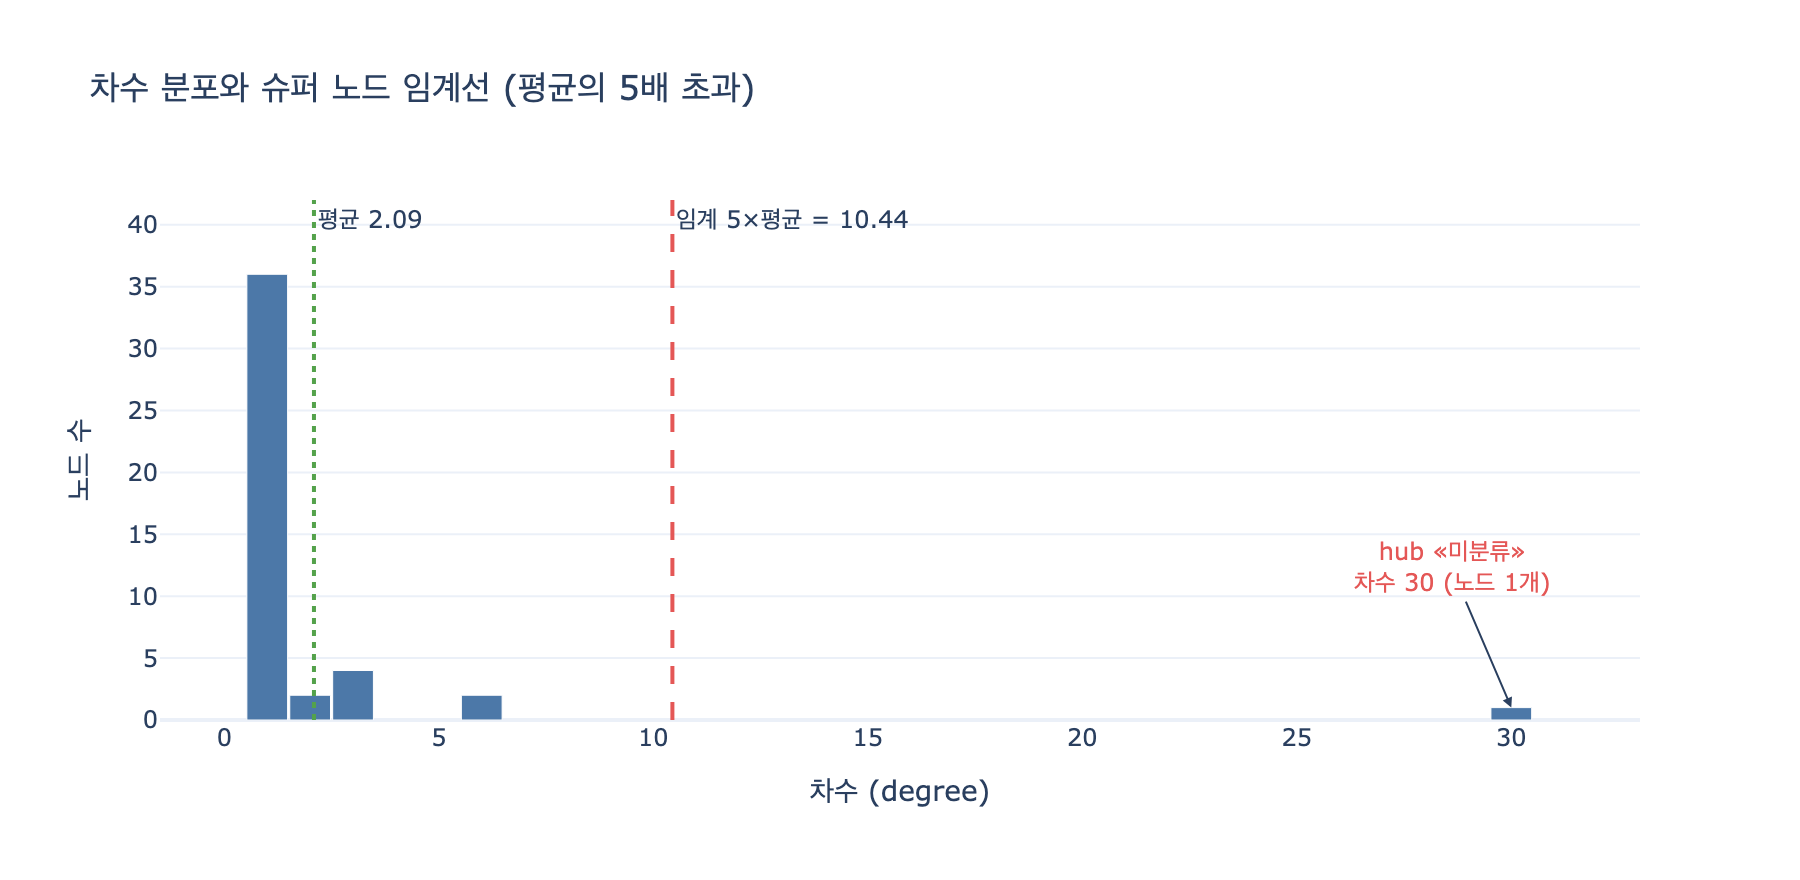

This chart was generated by the following Python code:
# %% [markdown]
# # 슈퍼 노드 판정 — 「전체 평균 차수의 5배 초과」
#
# `ex3_graph_smells.py`의 `smell_supernode()`가 하는 일을 단계별로 재현한다.
#
# 1. 차수 분포 계산 (`degrees`)
# 2. 평균 차수 $\bar{d}$
# 3. 5배 임계 $5\bar{d}$
# 4. 슈퍼 노드 판정 $\deg(v) > 5\bar{d}$
# 5. 평균이 슈퍼 노드에게 끌려가는 문제 → 중앙값·백분위수 대안
#
# 필요 패키지: plotly (시각화), kaleido (PNG 저장). 판정 로직 자체는 표준 라이브러리만 쓴다.
#   pip install plotly kaleido

# %%
from collections import Counter

import plotly.graph_objects as go


def _show(fig):
    try:
        from IPython import get_ipython

        if get_ipython() is not None:  # VSCode 셀/Jupyter에서만 렌더링
            fig.show()
    except ImportError:
        pass


# %% [markdown]
# ## 0. 예제 그래프 — `ex3_graph_smells.py`와 동일
#
# 부품 40개, 카테고리 3개(`미분류`/`체결`/`전자`), 공급사 2개, 고아 1개.
# 핵심은 **40개 부품 중 30개가 `hub`(= '미분류')에 붙어 있다**는 점이다.

# %%
NODES = {f"n{i}": {"label": "Part"} for i in range(1, 41)}
NODES.update(
    {
        "hub": {"label": "Category", "name": "미분류"},  # ← fallback 카테고리
        "cat1": {"label": "Category", "name": "체결"},
        "cat2": {"label": "Category", "name": "전자"},
        "orph": {"label": "Part", "name": "고아 부품"},
        "dupA": {"label": "Supplier", "name": "가온테크"},
        "dupB": {"label": "Supplier", "name": "가온테크(주)"},
    }
)

EDGES = []
for i in range(1, 31):
    EDGES.append((f"n{i}", "IN_CATEGORY", "hub"))  # 슈퍼 노드
for i in range(31, 36):
    EDGES.append((f"n{i}", "IN_CATEGORY", "cat1"))
for i in range(36, 41):
    EDGES.append((f"n{i}", "IN_CATEGORY", "cat2"))
EDGES += [
    ("n1", "SUPPLIED_BY", "dupA"),
    ("n2", "SUPPLIED_BY", "dupB"),  # 중복 엔티티
    ("n3", "REPLACES", "n4"),
    ("n4", "REPLACES", "n5"),
    ("n5", "REPLACES", "n3"),  # 사이클
    ("n6", "IN_CATEGORY", "cat1"),
    ("n6", "IN_CATEGORY", "cat2"),  # 다중 소속
]

print(f"노드 {len(NODES)}개, 엣지 {len(EDGES)}개")
# 출력: 노드 46개, 엣지 47개

# %% [markdown]
# ## 1. 차수 분포 — 엣지 양끝을 모두 센다
#
# 방향을 구분하지 않는 **무방향 총 차수**다. 엣지 하나가 두 번 세어지므로
#
# $$\sum_{v} \deg(v) = 2\,|E|$$

# %%
def degrees(edges):
    d = Counter()
    for a, _, b in edges:
        d[a] += 1
        d[b] += 1
    return d


d = degrees(EDGES)

print(f"차수가 잡힌 노드 수 = {len(d)}   (전체 {len(NODES)}개 중)")
print(f"차수 총합 = {sum(d.values())}  == 2 * |E| = {2 * len(EDGES)}")
print(f"상위 6개 = {d.most_common(6)}")
print(f"'orph' 가 Counter 에 있는가? {'orph' in d}")
# 출력: 차수가 잡힌 노드 수 = 45   (전체 46개 중)
# 출력: 차수 총합 = 94  == 2 * |E| = 94
# 출력: 상위 6개 = [('hub', 30), ('cat1', 6), ('cat2', 6), ('n3', 3), ('n4', 3), ('n5', 3)]
# 출력: 'orph' 가 Counter 에 있는가? False

# %% [markdown]
# 고아 노드 `orph`는 `Counter`에 키 자체가 없다.
# 그래서 다음 단계의 평균은 **`len(NODES)`가 아니라 `len(d)`로 나눈다**.
# 분모가 46이 아니라 45라는 뜻이다.

# %% [markdown]
# ## 2. 평균 차수와 3. 5배 임계
#
# $$\bar{d} = \frac{\sum_{u \in V_E} \deg(u)}{|V_E|} = \frac{2|E|}{|V_E|},
# \qquad \text{threshold} = 5\,\bar{d}$$

# %%
avg = sum(d.values()) / len(d)
FACTOR = 5
threshold = avg * FACTOR

print(f"평균 차수  avg = {sum(d.values())} / {len(d)} = {avg:.4f}")
print(f"임계값     5 * avg = {threshold:.4f}")
# 출력: 평균 차수  avg = 94 / 45 = 2.0889
# 출력: 임계값     5 * avg = 10.4444

# %% [markdown]
# ## 4. 슈퍼 노드 판정
#
# $$\text{supernode}(v) \iff \deg(v) > 5\,\bar{d}$$
#
# `>=`가 아니라 `>` 이므로 **정확히 5배는 걸리지 않는다**.

# %%
def smell_supernode(nodes, edges, factor=5):
    d = degrees(edges)
    if not d:
        return []
    avg = sum(d.values()) / len(d)
    return [(v, n) for v, n in d.most_common() if n > avg * factor]


sn = smell_supernode(NODES, EDGES)
print(f"[슈퍼 노드] 평균 차수의 5배 초과 — {len(sn)}건")
for v, n in sn:
    print(f"    {v} ({NODES[v].get('name', '')}) 차수 {n}  = 평균의 {n / avg:.1f}배")
# 출력: [슈퍼 노드] 평균 차수의 5배 초과 — 1건
# 출력:     hub (미분류) 차수 30  = 평균의 14.4배

# %%
# 2등과의 격차 확인 — 왜 판정이 깔끔하게 떨어지는가
for v, n in d.most_common(3):
    mark = "★ 슈퍼 노드" if n > threshold else "  (통과)"
    print(f"  {v:5s} {NODES[v].get('name', ''):6s} 차수 {n:3d}  평균의 {n / avg:5.1f}배  {mark}")
# 출력:   hub   미분류    차수  30  평균의  14.4배  ★ 슈퍼 노드
# 출력:   cat1  체결      차수   6  평균의   2.9배    (통과)
# 출력:   cat2  전자      차수   6  평균의   2.9배    (통과)

# %% [markdown]
# `체결`·`전자`도 평균의 2.9배지만 임계선 10.44에는 못 미친다.
# fallback 카테고리 `미분류`만 혼자 14.4배로 튀어 나온다.
# **개별 엣지는 전부 스키마상 합법**이라 SHACL로는 못 잡고, 세어 봐야 보인다.

# %% [markdown]
# ## 5. 시각화 — 차수 분포와 임계선

# %%
counts = sorted(d.values())
dist = Counter(counts)

fig = go.Figure()
fig.add_trace(
    go.Histogram(
        x=counts,
        xbins=dict(start=-0.5, end=31.5, size=1),
        name="노드 수",
        marker=dict(color="#4C78A8", line=dict(color="white", width=0.5)),
        hovertemplate="차수 %{x}<br>노드 %{y}개<extra></extra>",
    )
)
fig.add_vline(
    x=avg,
    line=dict(color="#54A24B", width=2, dash="dot"),
    annotation_text=f"평균 {avg:.2f}",
    annotation_position="top right",
)
fig.add_vline(
    x=threshold,
    line=dict(color="#E45756", width=2, dash="dash"),
    annotation_text=f"임계 5×평균 = {threshold:.2f}",
    annotation_position="top right",
)
fig.add_annotation(
    x=30,
    y=1,
    ax=-30,
    ay=-70,
    text="hub «미분류»<br>차수 30 (노드 1개)",
    showarrow=True,
    arrowhead=2,
    font=dict(color="#E45756", size=12),
)
fig.update_layout(
    title="차수 분포와 슈퍼 노드 임계선 (평균의 5배 초과)",
    xaxis_title="차수 (degree)",
    yaxis_title="노드 수",
    xaxis=dict(range=[-1.5, 33], dtick=5),
    yaxis=dict(range=[0, 42], dtick=5),
    bargap=0.05,
    template="plotly_white",
    width=900,
    height=440,
    showlegend=False,
)
_show(fig)

print(f"차수별 노드 수: {dict(sorted(dist.items()))}")
# 출력: 차수별 노드 수: {1: 36, 2: 2, 3: 4, 6: 2, 30: 1}

# %%
# 정적 이미지 저장 (kaleido 필요). HTML 로는 저장하지 않는다.
import os

_png = os.path.join(os.path.dirname(os.path.abspath(__file__)), "expy.png")
fig.write_image(_png, scale=2)
print(f"saved: {_png}")
# 출력: saved: .../expy.png

# %% [markdown]
# 왼쪽에 차수 1짜리 노드 36개가 몰려 있고(초록 점선 = 평균 2.09가 거의 그 안에 있다),
# 오른쪽 끝 차수 30 자리에 `hub` 하나가 외따로 떨어져 있다.
# 빨간 파선(임계 10.44)과 데이터 사이가 텅 비어 있다 —
# 전형적인 **두꺼운 꼬리(heavy-tail)** 분포이고, 그래서 판정이 애매하지 않게 떨어진다.

# %% [markdown]
# ## 6. 평균의 함정 — 잡으려는 대상이 임계선을 끌어올린다
#
# `avg`는 **슈퍼 노드 자신의 차수를 포함해서** 계산된다.
# 즉 슈퍼 노드가 클수록 임계선도 같이 올라가 자기 자신을 숨긴다(self-masking).

# %%
without_hub = Counter({k: v for k, v in d.items() if k != "hub"})
avg_wo = sum(without_hub.values()) / len(without_hub)

print(f"hub 포함 평균 = {avg:.4f}   → 임계 {avg * 5:.4f}")
print(f"hub 제외 평균 = {avg_wo:.4f}   → 임계 {avg_wo * 5:.4f}")
print(f"hub 가 총 차수의 {30 / sum(d.values()) * 100:.1f}% 를 혼자 차지한다")
# 출력: hub 포함 평균 = 2.0889   → 임계 10.4444
# 출력: hub 제외 평균 = 1.4545   → 임계 7.2727
# 출력: hub 가 총 차수의 31.9% 를 혼자 차지한다

# %%
# 극단 사례 — 별(star) 그래프에서는 평균 기준이 아예 무력해진다.
#   중심 노드 1개 + 잎 k 개. 차수 총합 = 2k, 노드 수 = k+1.
#   avg = 2k/(k+1) → k 가 커지면 2 에 수렴, 중심 차수 k 는 무한히 커진다.
#   → 잎이 아주 많으면 잡히지만, 작은 별 여러 개가 섞이면 평균이 올라가 안 잡힌다.
for k in (4, 5, 9, 10):
    star = Counter({"c": k})
    star.update({f"l{i}": 1 for i in range(k)})
    a = sum(star.values()) / len(star)
    print(f"  잎 {k:2d}개: avg={a:.3f}, 임계={a * 5:.3f}, 중심차수={k} → {'검출' if k > a * 5 else '미검출'}")
# 출력:   잎  4개: avg=1.600, 임계=8.000, 중심차수=4 → 미검출
# 출력:   잎  5개: avg=1.667, 임계=8.333, 중심차수=5 → 미검출
# 출력:   잎  9개: avg=1.800, 임계=9.000, 중심차수=9 → 미검출
# 출력:   잎 10개: avg=1.818, 임계=9.091, 중심차수=10 → 검출

# %% [markdown]
# ## 7. 대안 기준 — 중앙값·백분위수·MAD
#
# 차수 분포는 멱법칙에 가까운 두꺼운 꼬리라 평균이 애초에 대표값으로 부적절하다.
# 이상치에 둔감한(robust) 기준을 쓰면 자기 마스킹을 피할 수 있다.
#
# - 중앙값 기준: $\deg(v) > 5 \cdot \mathrm{median}$
# - 백분위수 기준: $\deg(v) > P_{99}$
# - MAD 기준: $\deg(v) > \mathrm{median} + k \cdot \mathrm{MAD}$, &nbsp; $\mathrm{MAD} = \mathrm{median}(|x_i - \mathrm{median}|)$

# %%
import statistics

vals = sorted(d.values())
med = statistics.median(vals)
mad = statistics.median([abs(x - med) for x in vals])


def percentile(xs, p):
    xs = sorted(xs)
    i = min(int(round((p / 100) * (len(xs) - 1))), len(xs) - 1)
    return xs[i]


criteria = {
    "평균 × 5 (예제 방식)": avg * 5,
    "중앙값 × 5": med * 5,
    "P95": percentile(vals, 95),
    "P99": percentile(vals, 99),
    "중앙값 + 5×MAD": med + 5 * mad,
    "절대 임계 (>20)": 20,
}

print(f"median={med}, MAD={mad}\n")
print(f"{'기준':<22} {'임계값':>9}   검출 노드")
for name, thr in criteria.items():
    hits = [(v, n) for v, n in d.most_common() if n > thr]
    label = ", ".join(f"{v}({n})" for v, n in hits) or "없음"
    print(f"{name:<22} {thr:>9.2f}   {label}")
# 출력: median=1, MAD=0
# 출력:
# 출력: 기준                        임계값   검출 노드
# 출력: 평균 × 5 (예제 방식)          10.44   hub(30)
# 출력: 중앙값 × 5                     5.00   hub(30), cat1(6), cat2(6)
# 출력: P95                            6.00   hub(30)
# 출력: P99                           30.00   없음
# 출력: 중앙값 + 5×MAD                 1.00   hub(30), cat1(6), cat2(6), n3(3), n4(3), n5(3), n6(3), n1(2), n2(2)
# 출력: 절대 임계 (>20)                20.00   hub(30)

# %% [markdown]
# 읽는 법:
#
# - **평균 × 5** — 이 데이터에서는 잘 맞는다. 1등과 2등이 5배 벌어져 있어서 운이 좋았다.
# - **중앙값 × 5** — 중앙값이 1이라 임계가 5로 낮아진다. `체결`·`전자`까지 딸려 온다. 민감도가 높다.
# - **P99** — 상위 1%가 노드 45개 기준 0.45개라 인덱스 반올림으로 `hub` 자신이 임계값이 되어 버린다.
#   `>` 비교라 아무것도 안 잡힌다. **작은 그래프에서 백분위수는 위험하다.**
# - **MAD** — 차수 1짜리 노드가 과반이라 MAD가 0이 된다. 임계가 median 그대로여서 대량 오검출.
# - **절대 임계** — 시스템 한계(예: 인접 리스트 페이지 크기)에 맞춰 정하면 그래프가 커져도 안 흔들린다.
#
# 결론: **은탄환은 없다.** 자기 그래프의 차수 분포를 실제로 그려 보고,
# 관계 타입별로 나눠서(`IN_CATEGORY` 차수와 `SUPPLIED_BY` 차수를 섞지 말고) 임계를 정해야 한다.
# 예제가 평균을 쓴 이유는 정교해서가 아니라, "전체를 세어 봐야 나오는 **상대값**이라
# SHACL 로는 못 잡는다"는 사실을 가장 짧게 보여 주기 때문이다.

# %% [markdown]
# ## 8. 정리
#
# | 단계 | 코드 | 예제 값 |
# |---|---|---|
# | 차수 계산 | `d[a] += 1; d[b] += 1` | 총합 94 (= 2×47) |
# | 평균 | `sum(d.values()) / len(d)` | 94 / **45** ≈ 2.0889 |
# | 임계 | `avg * factor`, `factor=5` | ≈ 10.4444 |
# | 판정 | `n > avg * factor` | `hub`('미분류') 차수 30 — **1건** |
#
# fallback 카테고리('미분류')는 "나머지 전부"를 받기 때문에 구조적으로 슈퍼 노드가 된다.
# 그런데 개별 엣지는 전부 합법이라 형태 검사는 통과한다.
# 그래서 검증은 두 겹 — **1층 SHACL(참/거짓이 분명한 형태 제약)**,
# **2층 스멜(세어 보고 이상하면 사람이 본다)**. 2층은 자동으로 고치지 않는다.
